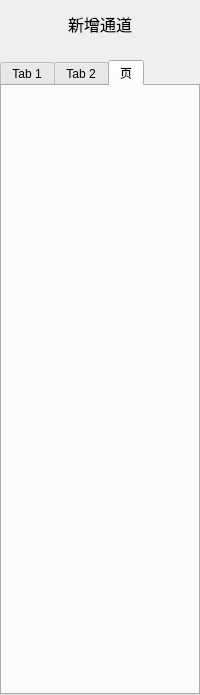
<?xml version="1.0" encoding="UTF-8"?>
<ui version="4.0">
 <class>UnitCTHeadVolumes</class>
 <widget class="qMRMLWidget" name="UnitCTHeadVolumes">
  <property name="geometry">
   <rect>
    <x>0</x>
    <y>0</y>
    <width>200</width>
    <height>695</height>
   </rect>
  </property>
  <property name="styleSheet">
   <string notr="true"/>
  </property>
  <layout class="QVBoxLayout" name="verticalLayout_6">
   <property name="spacing">
    <number>24</number>
   </property>
   <property name="leftMargin">
    <number>0</number>
   </property>
   <property name="topMargin">
    <number>12</number>
   </property>
   <property name="rightMargin">
    <number>0</number>
   </property>
   <property name="bottomMargin">
    <number>0</number>
   </property>
   <item>
    <widget class="QLabel" name="label">
     <property name="styleSheet">
      <string notr="true">font:16px;</string>
     </property>
     <property name="text">
      <string>新增通道</string>
     </property>
     <property name="alignment">
      <set>Qt::AlignCenter</set>
     </property>
    </widget>
   </item>
   <item>
    <widget class="QTabWidget" name="tabWidget">
     <property name="minimumSize">
      <size>
       <width>200</width>
       <height>0</height>
      </size>
     </property>
     <property name="maximumSize">
      <size>
       <width>200</width>
       <height>16777215</height>
      </size>
     </property>
     <property name="currentIndex">
      <number>2</number>
     </property>
     <widget class="QWidget" name="tab">
      <attribute name="title">
       <string>Tab 1</string>
      </attribute>
      <layout class="QHBoxLayout" name="horizontalLayout_2" stretch="0">
       <property name="leftMargin">
        <number>0</number>
       </property>
       <property name="topMargin">
        <number>0</number>
       </property>
       <property name="rightMargin">
        <number>0</number>
       </property>
       <property name="bottomMargin">
        <number>0</number>
       </property>
       <item>
        <widget class="QWidget" name="widget_2" native="true">
         <property name="styleSheet">
          <string notr="true"/>
         </property>
         <layout class="QVBoxLayout" name="verticalLayout" stretch="1,4">
          <property name="topMargin">
           <number>20</number>
          </property>
          <property name="bottomMargin">
           <number>20</number>
          </property>
          <item>
           <widget class="QWidget" name="widget_5" native="true">
            <property name="styleSheet">
             <string notr="true"/>
            </property>
            <layout class="QVBoxLayout" name="verticalLayout_2" stretch="0,0">
             <property name="spacing">
              <number>20</number>
             </property>
             <property name="leftMargin">
              <number>0</number>
             </property>
             <property name="topMargin">
              <number>0</number>
             </property>
             <property name="rightMargin">
              <number>0</number>
             </property>
             <property name="bottomMargin">
              <number>0</number>
             </property>
             <item>
              <widget class="QLabel" name="label_3">
               <property name="font">
                <font>
                 <pointsize>12</pointsize>
                </font>
               </property>
               <property name="text">
                <string>设置靶点和入点</string>
               </property>
               <property name="alignment">
                <set>Qt::AlignCenter</set>
               </property>
              </widget>
             </item>
             <item>
              <widget class="QWidget" name="widget" native="true"/>
             </item>
            </layout>
           </widget>
          </item>
          <item>
           <widget class="QWidget" name="widget_3" native="true">
            <property name="font">
             <font>
              <pointsize>1</pointsize>
             </font>
            </property>
            <property name="styleSheet">
             <string notr="true"/>
            </property>
            <layout class="QVBoxLayout" name="verticalLayout_3">
             <property name="leftMargin">
              <number>0</number>
             </property>
             <property name="topMargin">
              <number>0</number>
             </property>
             <property name="rightMargin">
              <number>0</number>
             </property>
             <property name="bottomMargin">
              <number>0</number>
             </property>
             <item>
              <widget class="QLabel" name="label_2">
               <property name="font">
                <font>
                 <pointsize>12</pointsize>
                </font>
               </property>
               <property name="text">
                <string>通道基础设置</string>
               </property>
               <property name="alignment">
                <set>Qt::AlignCenter</set>
               </property>
              </widget>
             </item>
             <item>
              <spacer name="verticalSpacer">
               <property name="orientation">
                <enum>Qt::Vertical</enum>
               </property>
               <property name="sizeType">
                <enum>QSizePolicy::Fixed</enum>
               </property>
               <property name="sizeHint" stdset="0">
                <size>
                 <width>20</width>
                 <height>23</height>
                </size>
               </property>
              </spacer>
             </item>
             <item>
              <widget class="QWidget" name="widget_10" native="true">
               <property name="minimumSize">
                <size>
                 <width>33</width>
                 <height>48</height>
                </size>
               </property>
               <layout class="QHBoxLayout" name="horizontalLayout_4" stretch="0,1">
                <item>
                 <widget class="QLabel" name="label_5">
                  <property name="minimumSize">
                   <size>
                    <width>60</width>
                    <height>0</height>
                   </size>
                  </property>
                  <property name="font">
                   <font>
                    <pointsize>12</pointsize>
                   </font>
                  </property>
                  <property name="text">
                   <string>长  度：</string>
                  </property>
                 </widget>
                </item>
                <item>
                 <widget class="ctkSliderWidget" name="slider_length" native="true">
                  <property name="font">
                   <font>
                    <pointsize>12</pointsize>
                   </font>
                  </property>
                 </widget>
                </item>
               </layout>
              </widget>
             </item>
             <item>
              <widget class="QWidget" name="widget_12" native="true">
               <property name="minimumSize">
                <size>
                 <width>33</width>
                 <height>48</height>
                </size>
               </property>
               <layout class="QHBoxLayout" name="horizontalLayout_6" stretch="0,1">
                <item>
                 <widget class="QLabel" name="label_7">
                  <property name="minimumSize">
                   <size>
                    <width>60</width>
                    <height>0</height>
                   </size>
                  </property>
                  <property name="font">
                   <font>
                    <pointsize>12</pointsize>
                   </font>
                  </property>
                  <property name="text">
                   <string>厚  度：</string>
                  </property>
                 </widget>
                </item>
                <item>
                 <widget class="ctkSliderWidget" name="slider_outer" native="true">
                  <property name="font">
                   <font>
                    <pointsize>12</pointsize>
                   </font>
                  </property>
                 </widget>
                </item>
               </layout>
              </widget>
             </item>
             <item>
              <widget class="QWidget" name="widget_13" native="true">
               <property name="minimumSize">
                <size>
                 <width>33</width>
                 <height>48</height>
                </size>
               </property>
               <layout class="QHBoxLayout" name="horizontalLayout_7" stretch="0,1">
                <item>
                 <widget class="QLabel" name="label_8">
                  <property name="minimumSize">
                   <size>
                    <width>60</width>
                    <height>0</height>
                   </size>
                  </property>
                  <property name="font">
                   <font>
                    <pointsize>12</pointsize>
                   </font>
                  </property>
                  <property name="text">
                   <string>内  径：</string>
                  </property>
                 </widget>
                </item>
                <item>
                 <widget class="ctkSliderWidget" name="slider_inner" native="true">
                  <property name="font">
                   <font>
                    <pointsize>12</pointsize>
                   </font>
                  </property>
                 </widget>
                </item>
               </layout>
              </widget>
             </item>
             <item>
              <widget class="QWidget" name="widget_17" native="true">
               <property name="minimumSize">
                <size>
                 <width>33</width>
                 <height>48</height>
                </size>
               </property>
               <layout class="QHBoxLayout" name="horizontalLayout_8" stretch="0,1">
                <item>
                 <widget class="QLabel" name="label_9">
                  <property name="minimumSize">
                   <size>
                    <width>60</width>
                    <height>0</height>
                   </size>
                  </property>
                  <property name="font">
                   <font>
                    <pointsize>12</pointsize>
                   </font>
                  </property>
                  <property name="text">
                   <string>透明度：</string>
                  </property>
                 </widget>
                </item>
                <item>
                 <widget class="ctkSliderWidget" name="slider_opacity" native="true">
                  <property name="font">
                   <font>
                    <pointsize>12</pointsize>
                   </font>
                  </property>
                 </widget>
                </item>
               </layout>
              </widget>
             </item>
             <item>
              <widget class="QWidget" name="widget_11" native="true">
               <layout class="QHBoxLayout" name="horizontalLayout_5" stretch="0,1">
                <property name="leftMargin">
                 <number>9</number>
                </property>
                <property name="topMargin">
                 <number>9</number>
                </property>
                <property name="rightMargin">
                 <number>9</number>
                </property>
                <property name="bottomMargin">
                 <number>9</number>
                </property>
                <item>
                 <widget class="QLabel" name="label_6">
                  <property name="minimumSize">
                   <size>
                    <width>60</width>
                    <height>0</height>
                   </size>
                  </property>
                  <property name="font">
                   <font>
                    <pointsize>12</pointsize>
                   </font>
                  </property>
                  <property name="text">
                   <string>颜  色：</string>
                  </property>
                 </widget>
                </item>
                <item>
                 <widget class="QPushButton" name="pushButton_2">
                  <property name="minimumSize">
                   <size>
                    <width>0</width>
                    <height>48</height>
                   </size>
                  </property>
                  <property name="styleSheet">
                   <string notr="true">background-color: rgb(90, 62, 22);</string>
                  </property>
                  <property name="text">
                   <string/>
                  </property>
                 </widget>
                </item>
               </layout>
              </widget>
             </item>
             <item>
              <spacer name="verticalSpacer_2">
               <property name="orientation">
                <enum>Qt::Vertical</enum>
               </property>
               <property name="sizeHint" stdset="0">
                <size>
                 <width>20</width>
                 <height>40</height>
                </size>
               </property>
              </spacer>
             </item>
             <item>
              <widget class="QPushButton" name="pushButton">
               <property name="minimumSize">
                <size>
                 <width>0</width>
                 <height>48</height>
                </size>
               </property>
               <property name="font">
                <font>
                 <pointsize>12</pointsize>
                </font>
               </property>
               <property name="text">
                <string>确认</string>
               </property>
              </widget>
             </item>
             <item>
              <widget class="QPushButton" name="pushButton_3">
               <property name="minimumSize">
                <size>
                 <width>0</width>
                 <height>48</height>
                </size>
               </property>
               <property name="font">
                <font>
                 <pointsize>12</pointsize>
                </font>
               </property>
               <property name="text">
                <string>返回</string>
               </property>
              </widget>
             </item>
            </layout>
           </widget>
          </item>
         </layout>
        </widget>
       </item>
      </layout>
     </widget>
     <widget class="QWidget" name="tab_2">
      <attribute name="title">
       <string>Tab 2</string>
      </attribute>
      <layout class="QVBoxLayout" name="verticalLayout_4">
       <item>
        <widget class="QPushButton" name="pushButton_4">
         <property name="minimumSize">
          <size>
           <width>200</width>
           <height>200</height>
          </size>
         </property>
         <property name="maximumSize">
          <size>
           <width>16777215</width>
           <height>200</height>
          </size>
         </property>
         <property name="font">
          <font>
           <pointsize>111</pointsize>
          </font>
         </property>
         <property name="text">
          <string>+</string>
         </property>
        </widget>
       </item>
      </layout>
     </widget>
     <widget class="QWidget" name="tab_3">
      <attribute name="title">
       <string>页</string>
      </attribute>
      <layout class="QVBoxLayout" name="verticalLayout_5">
       <property name="leftMargin">
        <number>0</number>
       </property>
       <property name="topMargin">
        <number>0</number>
       </property>
       <property name="rightMargin">
        <number>0</number>
       </property>
       <property name="bottomMargin">
        <number>0</number>
       </property>
       <item>
        <widget class="QWidget" name="JNormalUnitAssist" native="true"/>
       </item>
      </layout>
     </widget>
    </widget>
   </item>
  </layout>
 </widget>
 <customwidgets>
  <customwidget>
   <class>qMRMLWidget</class>
   <extends>QWidget</extends>
   <header>qMRMLWidget.h</header>
   <container>1</container>
  </customwidget>
  <customwidget>
   <class>ctkSliderWidget</class>
   <extends>QWidget</extends>
   <header location="global">ctksliderwidget.h</header>
   <container>1</container>
  </customwidget>
 </customwidgets>
 <resources/>
 <connections/>
</ui>
